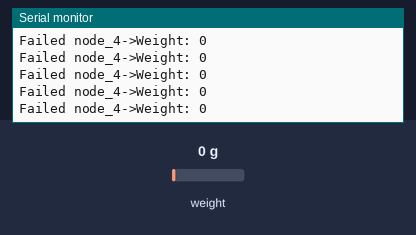
Bench run of a sketch on a simulated Arduino Uno, built with avr-gcc and run on an emulated ATmega328P. Shown: the last lines printed to the serial monitor. Inputs (shaded band) come from the test bench; at power-on: weight on the scale 0 g. No radio packets arrive unless stated.

Above: at 6.6 s.
6.7 s: weight on the scale set to 1250 g
At 7.3 s:
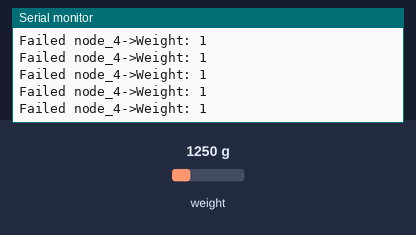
9.7 s: weight on the scale set to 2500 g
At 11.2 s:
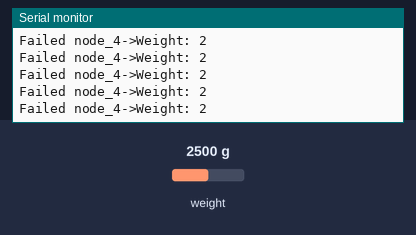
Timing chart, 0 to 12.7 s (numbered marks = the images above; inputs shaded):
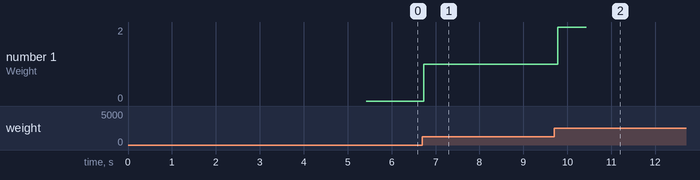

Measured:
- after the input at 6.7 s, the serial monitor: prints a new line at once (image 1)
- after the input at 9.7 s, the serial monitor: prints a new line after 0.09 s (image 2)
- plotted number 1: 0 → 1 after the input at 6.7 s, 1 → 2 after the input at 9.7 s

The sketch:

transmit_client_node_04.ino
```cpp
  // Node04 (client) need transmit to server for send data to master
#include <RF24.h>
#include <RF24Network.h>
#include <SPI.h>
#include <HX711_ADC.h>
#include <EEPROM.h>

// Definisi RF24 dan RF24Network
RF24 radio(5, 10); // nRF24L01 (CE,CSN)
RF24Network network(radio);

// Alamat node yang dibutuhkan untuk komunikasi dalam format octal
const uint16_t this_node = 04;
const uint16_t node_server_01 = 01;
const uint16_t node_server_02 = 02;
const uint16_t master00 = 00;

// Variabel penyimpanan data
// variabel ini 3 karena butuh 1 index lagi yaitu feedback untuk komunikasi antar node saja. Akan tetapi untuk kirim ke master cukup 2 index saja
uint16_t Data[3] = {0, 0, 0}; // weight, address, feedback

// Index dari masing-masing array
const byte weight = 0;   // index untuk berat
const byte address = 1;  // index untuk alamat
const byte feedback = 2; // index untuk feedback

// Variabel pin load cell menggunakan pin 3 (DOUT) dan pin 4 (SCK)
const byte HX711_dout = 2;
const byte HX711_sck = 3;
HX711_ADC LoadCell(HX711_dout, HX711_sck);

// Variabel penyimpanan data kalibrasi
const int calVal_eepromAdress = 0; // alamat eeprom untuk menyimpan nilai kalibrasi
float calibration_factor = 63572.00; // nilai kesalahan kalibrasi
unsigned long t = 0;
uint16_t gram;                       // nilai gram untuk menyimpan nilai berat

// Interval untuk millis()
unsigned long previous_millis;

// Variabel bantuan
uint16_t check_data_deviation = 0;    // variabel untuk menyimpan selisih data
uint16_t data_before = 0;             // variabel untuk menyimpan data load cell sebelumnya
int sit_timer = 0;                    // variabel untuk menyimpan waktu timer sit pengunjung
int stand_up_timer = 0;               // variabel untuk menyimpan waktu timer sit pengunjung
int interval = 0;
int death = 0;                        // buat lock reset berat
int failed_send_to_branch_stack = 0;  // variabel untuk menyimpan jumlah percobaan gagal pengiriman ke node_server
bool stat_send_data = false;          // untuk mengaktifkan/nonaktifkan pengiriman data
bool stat_just_one_time_send = false; // untuk mengaktifkan/nonaktifkan pengiriman data hanya sekali

void setup()
{
    Serial.begin(115200);
    Serial.println("------- Load Cell Begin -------");
    LoadCell.begin();
    delay(10);
    unsigned long stabilizing_time = 5000;
    bool _tare = true;
    LoadCell.start(stabilizing_time, _tare);
    if (LoadCell.getTareTimeoutFlag() || LoadCell.getSignalTimeoutFlag())
    {
        Serial.println("Timeout, check MCU>HX711 wiring and pin designations");
        while (1)
            ;
    }
    else
    {
        LoadCell.setCalFactor(calibration_factor);
        Serial.println("Startup is complete");
    }
    while (!LoadCell.update())
        ;

    // RADIO SETUP
    Serial.println("------- Radio & Network Begin -------");
    if (!radio.begin())
    {
        Serial.println(F("radio hardware is not responding!!"));
        while (1)
            ; // ditahan menggunakan infinite loop hingga NRF terkoneksi dengan baik
    }
    radio.begin();
    radio.enableAckPayload();
//    radio.setDataRate(RF24_250KBPS);
    // radio.setDataRate(RF24_1MBPS);
     radio.setDataRate(RF24_2MBPS);
    radio.setPALevel(RF24_PA_MIN);
    // radio.setPALevel(RF24_PA_MAX);
    network.begin(90, this_node); //(channel, node address)
}

void loop()
{
    // untuk memperbarui network NRF24L01, agar dapat menerima data dari node lain
    network.update();
    RF24NetworkHeader headerToServer_2(node_server_02);

    // mendapatkan nilai berat dari load cell
    static bool newDataReady = 0;
    const int serialPrintInterval = 100;

    // check for new data/start next conversion:
    if (LoadCell.update())
        newDataReady = true;

    // get smoothed value from the dataset:
    if (newDataReady)
    {
        if (millis() > t + serialPrintInterval)
        {
            gram = LoadCell.getData();
            gram = abs(gram);
            newDataReady = 0;
            t = millis();
        }
    }

    if (millis() - previous_millis >= 1000) // hanya akan masuk kondisi ini jika sistem sudah berjalan selama 1 detik
    {
        // untuk menyimpan nilai millis sebelumnya, alhasil sistem selalu masuk di kelipatan 1000ms (1 detik), seperti delay buatan
        previous_millis = millis();
        interval++;
        if (Data[weight] >= 10) // jika berat >= 10kg
        {
            // untuk menghindari bug jumlah pengunjung bisa bertambah terus menerus jika pengunjung duduk dan berdiri terus menerus. Maka lama duduk harus di timer
            sit_timer++;
            stand_up_timer = 0;
        }
        else
        {
            sit_timer = 0;
            stand_up_timer++; // jika berat < 10kg, jalankan timer stand up
        }
    }

    // Inisialisasi data pembacaan load cell ke variabel Data index weight
    Data[weight] = gram;

    // Jika orang yang duduk sudah lebih dari 5 detik maka akan dikirimkan data ke node server
    if (sit_timer > 5)
    {
        //  Cek data biar ngga ngirim data terus, kecuali selisihnya jauh minimal 10kg
        check_data_deviation = data_before - Data[weight];
        check_data_deviation = abs(check_data_deviation);
        data_before = Data[weight];

        //  Jika selisih sebanyak lebih dari 10kg maka proses sekali kirim di aktifkan, ini berfungsi untuk menghindari pengiriman secara terus menerus. Dengan memberikan selisih minimal 10kg disetiap pembacaaan, membuat data hanya dikirim ketika terjadi perubahan besar.
        if (check_data_deviation >= 5)
        {
            // Kondisi pengiriman sekali kirim diaktifkan
            stat_just_one_time_send = true;
            death = 0;
        }
    }
    //  Inisialisasi data before disini, supaya di cari selisihnya terelebih dahulu
    if (stand_up_timer >= 30)
    {
        stand_up_timer = 0;
        death++;
        stat_just_one_time_send = true;
    }
    if (death > 1)
    {
        stat_just_one_time_send = false;
    }
    if(interval <= 5){
        stat_just_one_time_send = true;
    }
    //  Proses sekali kirim data
    if (stat_just_one_time_send)
    {
        // Inisialisasi data alamat this_node
        Data[address] = this_node; // inisialisasi alamatnya dengan node sendiri
        Data[feedback] = 1;        // 1 artinya tolong kirimin ke server
        // kirim array Data ke node_server_01 dan assign returnnya ke variabel boolean ok
        bool ok = network.write(headerToServer_2, &Data, sizeof(Data));
        // Jika data berhasil dikirim, maka
        if (!ok)
        {
            if (!radio.isAckPayloadAvailable())
            {
                Serial.print("Success ");
                failed_send_to_branch_stack = 0;
            }
            else
            {
                Serial.print("Acknowledge ");
            }
        }
        // Jika data gagal dikirim, maka
        else
        {
            Serial.print("Failed ");
        }
        //  Data langsung di stop untuk dikirim
//        Serial.print("Status\t: ");
//        Serial.println(ok);
        Serial.print("node_");
        Serial.print(Data[address]);
        Serial.print("->");
        Serial.print("Weight: ");
        Serial.println(Data[weight]);
//        Serial.print("Destination\t: ");
//        Serial.println(master00);
        stat_just_one_time_send = false;
    }

    // No response at all
    if (failed_send_to_branch_stack > 10)
    {
        Serial.println("---------RESET PROGRAM---------");
        failed_send_to_branch_stack = 0;
    }
}
```
